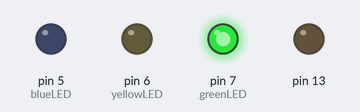
The sketch below on a simulated Arduino Uno, built with avr-gcc and run on an emulated ATmega328P. Parts: output pins drawn as LEDs (lit = HIGH). The local clock reads 2024-03-15 10:24:30 at power-on unless the sketch sets it; storage starts empty; what the sketch prints to the serial monitor is not drawn.

Above: at 0.2 s.
Timing chart, 0 to 1.7 s (numbered marks = the images above):
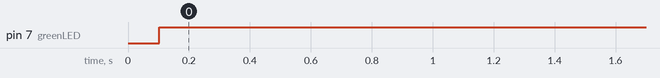

Measured:
- by itself, pin 7 (greenLED): LOW → HIGH at 0.10 s

The sketch:

GardenHelper.ino
```cpp
#include <SPI.h>
#include <SD.h>
#include "DS3231.h"
#include <Wire.h>

int soilval = 0; //value for storing moisture value
int lightval = 0; //value for storing light level
int tempval = 0; //value for storing temp level
int soilPin = A0;//Declare a variable for the soil moisture sensor
int lightPin = A1; //Declare a variable for the light sensor
int tempPin = A2; //Declare a variable for the temp sensor

// LED pins
int blueLED = 5;
int yellowLED = 6;
int greenLED = 7;

//flags for LEDs
int green = 1;
int blue = 0;
int yellow = 0;

//values
float tempAVG = -1;
float lightAVG = -1;

//default values for health check
//All values are defined as a % from 0 to 99
int waterlow = 30;
int templow = 30;
int temphigh = 80;
int lightAVGlow = 20;
int lightAVGhigh = 80;
//default reading Freq in readings per hour
int readingFreq = 1;
int desiredSize = 24 * readingFreq;

File logfile, configfile;
char receivedChars[32];
RTClib RTC;
DateTime now;

void setup()
{
  Serial.begin(9600);   // open serial over USB
  Wire.begin();
  pinMode(13, OUTPUT);
  // define LED pins as outputs
  pinMode( blueLED, OUTPUT );
  pinMode( yellowLED, OUTPUT );
  pinMode( greenLED, OUTPUT );
  bool sd = false;
  while (!sd) {
    Serial.print("Initializing SD card...");
    if (SD.begin(4)) {
      sd = true;
      Serial.println("initialization done.");
    } else {
      Serial.println("initialization failed!");
      delay(1000);
    }
  }

  //Open up the config file and read in the data

  configfile = SD.open("Config.txt", FILE_READ);
  if (configfile) {
    recvWithEndMarker();
    waterlow = getConfigValue();
    recvWithEndMarker();
    templow = getConfigValue();
    recvWithEndMarker();
    temphigh = getConfigValue();
    recvWithEndMarker();
    lightAVGlow = getConfigValue();
    recvWithEndMarker();
    lightAVGhigh = getConfigValue();
    recvWithEndMarker();
    readingFreq = getConfigValue();
    if (readingFreq > 4) {
      Serial.println("Maxium reading perhour is 4");
      readingFreq = 4;
    }
    desiredSize = 24 * readingFreq;
    configfile.close();
  } else {
    Serial.println("error opening configfile.txt");
  }
}


void loop()
{
  now = RTC.now();
  //Get readings and print to serial
  Serial.print(now.month());
  Serial.print("/");
  Serial.print(now.day());
  Serial.print("/");
  Serial.print(now.year());
  Serial.print("-");
  Serial.print(now.hour());
  Serial.print(":");
  Serial.print(now.minute());
  Serial.print(":");
  Serial.println(now.second());
  Serial.print("Soil Moisture = ");
  //get soil moisture value from the function below and print it
  Serial.println(readSoil());
  Serial.print("Light Level = ");
  //get light value from the function below and print it
  Serial.println(readLight());
  Serial.print("Tempature = ");
  //get light value from the function below and print it
  Serial.println(readTemp());
  Log(); //Call the function to log
 //findAverages();
  Health(); // Call the function to check plant health
  if (blue == 1) {
    digitalWrite(blueLED, HIGH);
  } else {
    digitalWrite(blueLED, LOW);
  }
  if (yellow == 1) {
    digitalWrite(yellowLED, HIGH);
  } else {
    digitalWrite(yellowLED, LOW);
  }
  if (yellow == 0) {
    digitalWrite(greenLED, HIGH);
  } else {
    digitalWrite(greenLED, LOW);
  }
  delay((60 / readingFreq) * 60000);

  //This 1 second timefrme is used so you can test the sensor and see it change in real-time.
  //For in-plant applications, you will want to take readings much less frequently.
}
//This is a function used to get the soil moisture content
int readSoil()
{
  soilval = analogRead(soilPin);//Read the SIG value form sensor
  if (soilval > 1020) {
    soilval = 0;
  } else if (soilval < 400) {
    soilval = 99;
  } else {
    soilval = 164 - (0.16 * soilval);
  }
  return soilval;
}
//Get light level
int readLight()
{
  lightval = analogRead(lightPin);//Read the SIG value form sensor
  if (lightval < 150) {
    lightval = 99;
  } else if (lightval > 900) {
    lightval = 0;
  } else {
    lightval = 120 - (0.133333 * lightval);
  }
  return lightval;
}
//Get Temp
int readTemp()
{
  tempval = analogRead(tempPin);//Read the SIG value form sensor
  if (tempval > 497) {
    tempval = 0;
  } else if (tempval < 15) {
    tempval = 99;
  } else {
    tempval = 86.67 - (0.11 * tempval);
  }
  return tempval;
}
//Check values and changes LEDs
void Health() {
  if (soilval > waterlow) {
    blue = 0;
  } else {
    Serial.print("Setting blue LED because:");
    Serial.print(soilval);
    Serial.print("<");
    Serial.println(waterlow);
    blue = 1;
  }
  if (tempAVG > temphigh || tempAVG < templow || lightAVG < lightAVGlow || lightAVG > lightAVGhigh) {
    if (tempAVG >= 0 && lightAVG >= 0) {
      yellow = 1;
      Serial.println("Setting yellow LED, values:");
    Serial.println(tempAVG);
    Serial.println(lightAVG);
    }
  } else {
    yellow = 0;
  }
}

//Log
void Log() {
  logfile = SD.open("Logfile.txt", FILE_WRITE);
  if (logfile) {
    now = RTC.now();
    logfile.print(now.month());
    logfile.print("/");
    logfile.print(now.day());
    logfile.print("/");
    logfile.print(now.year());
    logfile.print("-");
    logfile.print(now.hour());
    logfile.print(":");
    logfile.print(now.minute());
    logfile.print(":");
    logfile.print(now.second());
    logfile.print(",");
    logfile.print(soilval);
    logfile.print(",");
    logfile.print(lightval);
    logfile.print(",");
    logfile.print(tempval);
    logfile.println();
    logfile.close();
  } else {
    // if the file didn't open, print an error:
    Serial.println("error opening Logfile.txt");
  }
}


void printDigits(int digits) {
  // utility function for digital clock display: prints preceding colon and leading 0
  Serial.print(":");
  if (digits < 10)
    Serial.print('0');
  Serial.print(digits);
}

int getConfigValue() {
  int index = findIndexOfStart() + 2;
  return ( 10 * (receivedChars[index] - '0' ) ) + receivedChars[index + 1] - '0';
}
int findIndexOfStart() {
  for (int i = 0; i < 32; i++) {
    if (receivedChars[i] == '=') {
      return i;
    }
  }
  return -1;
}
void recvWithEndMarker() {
  static byte ndx = 0;
  char endMarker = '\n';
  char rc;
  bool endOfline = false;

  while (configfile.available() && endOfline == false) {
    rc = configfile.read();

    if (rc != endMarker) {
      receivedChars[ndx] = rc;
      ndx++;
      if (ndx >= 32) {
        ndx = 32 - 1;
      }
    }
    else {
      receivedChars[ndx] = '\0'; // terminate the string
      ndx = 0;
      endOfline = true;
    }
  }
}
void findAverages() {
  int numOfLines = findNumOfLines();
  if (numOfLines < desiredSize) {
    return;
  }
  if (numOfLines > 20000) {
    Serial.println("Setting Yellow LED because log is getting to big");
    digitalWrite(yellowLED, HIGH);
    while (1);
  }
  int startLine = numOfLines - desiredSize;
  readValues(startLine);
  tempAVG = tempAVG / desiredSize;
  lightAVG = lightAVG / desiredSize;
  return;
}

int findIndexOfLight() {
  int commaCount = 0;
  for (int i = 0; i < 32; i++) {
    if (receivedChars[i] == ',') {
      commaCount++;
      if (commaCount == 2) {
        return i;
      }
    }
  }
}
int findNumOfLines() {
  logfile = SD.open("Logfile.txt", FILE_READ);
  if (logfile) {
    int lineCount = 0;
    while (logfile.available()) {
      readLine();
      lineCount++;
    }
    logfile.close();
    return lineCount;
  }
  return -1;
}

void readValues(int startLine) {
  int currentLine = 0;
  static byte ndx = 0;
  char endMarker = '\n';
  char rc;
  bool endOfline = false;
  logfile = SD.open("Logfile.txt", FILE_READ);
  if (logfile) {
    while (logfile.available() && currentLine < startLine) {
      while (!endOfline) {
        rc = logfile.read();
        if (rc == endMarker) {
          endOfline = true;
        }
      }
      currentLine++;
      endOfline = false;
    }
    while (logfile.available()) {
      while (!endOfline) {
        rc = logfile.read();
        if (rc != endMarker) {
          receivedChars[ndx] = rc;
          ndx++;
          if (ndx >= 32) {
            ndx = 32 - 1;
          }
        }
        else {
          receivedChars[ndx] = '\0'; // terminate the string
          ndx = 0;
          endOfline = true;
        }
      }
      endOfline = false;
      ndx = 0;
      //extract values
      extractValues();
    }
    logfile.close();
  }
  else {
    Serial.println("Couldn't open logfile for getlineN func");
  }
}

void extractValues() {
  int index = findIndexOfLight() + 1;
  float num = (10 * (receivedChars[index] - '0')) + receivedChars[index + 1] - '0';
  float num2 = (10 * (receivedChars[index + 3] - '0')) + receivedChars[index + 4] - '0';
  tempAVG += num2;
  lightAVG += num;
}


void readLine() {
  char endMarker = '\n';
  char rc;

  while (logfile.available()) {
    rc = logfile.read();
    if (rc == endMarker) {
      return;
    }
  }
}
//end sketch
```
